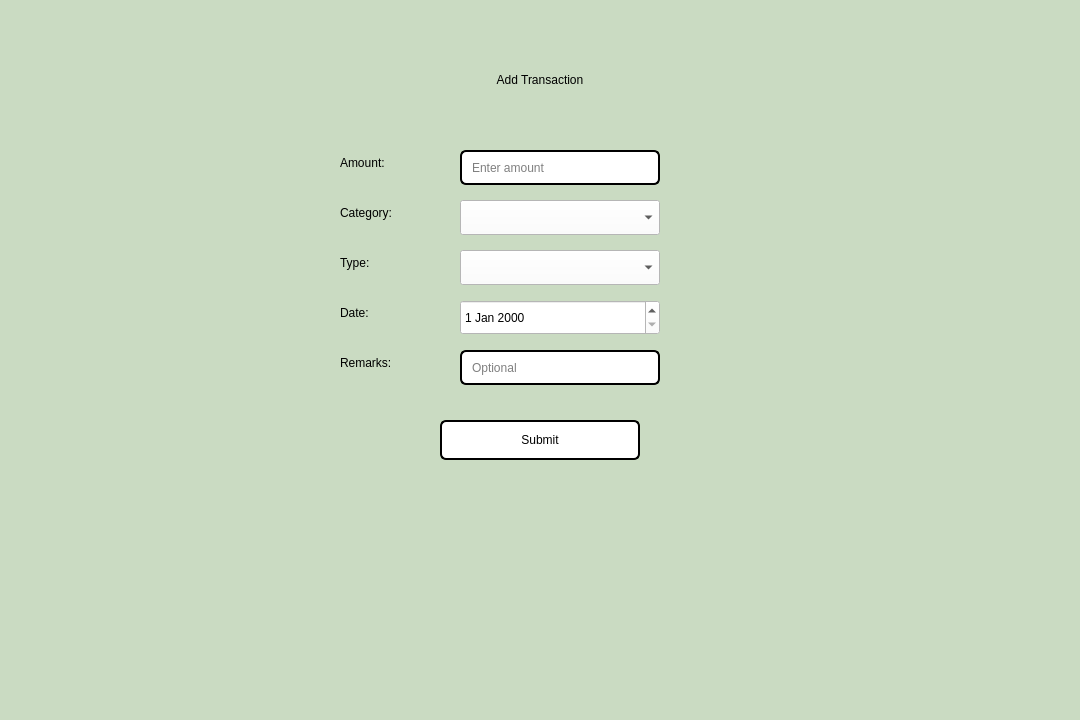
<?xml version="1.0" encoding="UTF-8"?>
<ui version="4.0">
 <class>transactions</class>
 <widget class="QDialog" name="transactions">
  <property name="geometry">
   <rect>
    <x>0</x>
    <y>0</y>
    <width>1080</width>
    <height>720</height>
   </rect>
  </property>
  <property name="windowTitle">
   <string>BudgetBuddy - Add Transaction</string>
  </property>
  <property name="styleSheet">
   <string notr="true">
    background-color: rgb(202, 219, 194);
   </string>
  </property>

  <!-- Title -->
  <widget class="QLabel" name="labelTitle">
   <property name="geometry">
    <rect>
     <x>440</x>
     <y>60</y>
     <width>200</width>
     <height>40</height>
    </rect>
   </property>
   <property name="text">
    <string>Add Transaction</string>
   </property>
   <property name="alignment">
    <set>Qt::AlignCenter</set>
   </property>
   <property name="styleSheet">
    <string notr="true">
     font: 600 18pt "Segoe UI";
     color: rgb(0, 0, 0);
   </string>
   </property>
  </widget>

  <!-- Amount Label -->
  <widget class="QLabel" name="labelAmount">
   <property name="geometry">
    <rect>
     <x>340</x>
     <y>150</y>
     <width>100</width>
     <height>25</height>
    </rect>
   </property>
   <property name="text">
    <string>Amount:</string>
   </property>
   <property name="styleSheet">
    <string notr="true">
     font: 600 11pt "Segoe UI";
     color: rgb(0, 0, 0);
   </string>
   </property>
  </widget>

  <!-- Amount Input -->
  <widget class="QLineEdit" name="lineEditAmount">
   <property name="geometry">
    <rect>
     <x>460</x>
     <y>150</y>
     <width>200</width>
     <height>35</height>
    </rect>
   </property>
   <property name="placeholderText">
    <string>Enter amount</string>
   </property>
   <property name="inputMethodHints">
    <set>Qt::InputMethodHint::ImhPreferNumbers</set>
   </property>
   <property name="styleSheet">
    <string notr="true">
     font: 600 11pt "Segoe UI";
     background: white;
     color: rgb(0, 0, 0);
     border: 2px solid black;
     border-radius: 6px;
     padding-left: 8px;
   </string>
   </property>
  </widget>

  <!-- Category Label -->
  <widget class="QLabel" name="labelCategory">
   <property name="geometry">
    <rect>
     <x>340</x>
     <y>200</y>
     <width>100</width>
     <height>25</height>
    </rect>
   </property>
   <property name="text">
    <string>Category:</string>
   </property>
   <property name="styleSheet">
    <string notr="true">
     font: 600 11pt "Segoe UI";
     color: rgb(0, 0, 0);
   </string>
   </property>
  </widget>

  <!-- Category Combo -->
  <widget class="QComboBox" name="comboBoxCategory">
   <property name="geometry">
    <rect>
     <x>460</x>
     <y>200</y>
     <width>200</width>
     <height>35</height>
    </rect>
   </property>
   <property name="styleSheet">
    <string notr="true">
     font: 600 11pt "Segoe UI";
     background: white;
     color: rgb(0, 0, 0);
   </string>
   </property>
  </widget>

  <!-- Type Label -->
  <widget class="QLabel" name="labelType">
   <property name="geometry">
    <rect>
     <x>340</x>
     <y>250</y>
     <width>100</width>
     <height>25</height>
    </rect>
   </property>
   <property name="text">
    <string>Type:</string>
   </property>
   <property name="styleSheet">
    <string notr="true">
     font: 600 11pt "Segoe UI";
     color: rgb(0, 0, 0);
   </string>
   </property>
  </widget>

  <!-- Type Combo -->
  <widget class="QComboBox" name="comboBoxType">
   <property name="geometry">
    <rect>
     <x>460</x>
     <y>250</y>
     <width>200</width>
     <height>35</height>
    </rect>
   </property>
   <property name="styleSheet">
    <string notr="true">
     font: 600 11pt "Segoe UI";
     background: white;
     color: rgb(0, 0, 0);
   </string>
   </property>
  </widget>

  <!-- Date Label -->
  <widget class="QLabel" name="labelDate">
   <property name="geometry">
    <rect>
     <x>340</x>
     <y>300</y>
     <width>100</width>
     <height>25</height>
    </rect>
   </property>
   <property name="text">
    <string>Date:</string>
   </property>
   <property name="styleSheet">
    <string notr="true">
     font: 600 11pt "Segoe UI";
     color: rgb(0, 0, 0);
   </string>
   </property>
  </widget>

  <!-- Date Edit -->
  <widget class="QDateEdit" name="dateEdit">
   <property name="geometry">
    <rect>
     <x>460</x>
     <y>300</y>
     <width>200</width>
     <height>35</height>
    </rect>
   </property>
   <property name="styleSheet">
    <string notr="true">
     font: 600 11pt "Segoe UI";
     background: white;
     color: rgb(0, 0, 0);
   </string>
   </property>
  </widget>

  <!-- Remarks Label -->
  <widget class="QLabel" name="labelRemarks">
   <property name="geometry">
    <rect>
     <x>340</x>
     <y>350</y>
     <width>100</width>
     <height>25</height>
    </rect>
   </property>
   <property name="text">
    <string>Remarks:</string>
   </property>
   <property name="styleSheet">
    <string notr="true">
     font: 600 11pt "Segoe UI";
     color: rgb(0, 0, 0);
   </string>
   </property>
  </widget>

  <!-- Remarks Input -->
  <widget class="QLineEdit" name="lineEditRemarks">
   <property name="geometry">
    <rect>
     <x>460</x>
     <y>350</y>
     <width>200</width>
     <height>35</height>
    </rect>
   </property>
   <property name="placeholderText">
    <string>Optional</string>
   </property>
   <property name="styleSheet">
    <string notr="true">
     font: 600 11pt "Segoe UI";
     background: white;
     color: rgb(0, 0, 0);
     border: 2px solid black;
     border-radius: 6px;
     padding-left: 8px;
   </string>
   </property>
  </widget>

  <!-- Submit Button -->
  <widget class="QPushButton" name="buttonSubmit">
   <property name="geometry">
    <rect>
     <x>440</x>
     <y>420</y>
     <width>200</width>
     <height>40</height>
    </rect>
   </property>
   <property name="text">
    <string>Submit</string>
   </property>
   <property name="styleSheet">
    <string notr="true">
     font: 600 12pt "Segoe UI";
     background: white;
     color: rgb(0, 0, 0);
     border: 2px solid black;
     border-radius: 6px;
   </string>
   </property>
  </widget>

 </widget>
 <resources/>
 <connections/>
</ui>
